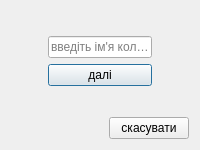
<?xml version="1.0" encoding="UTF-8"?>
<ui version="4.0">
 <class>CreateColorDialog</class>
 <widget class="QDialog" name="CreateColorDialog">
  <property name="geometry">
   <rect>
    <x>0</x>
    <y>0</y>
    <width>200</width>
    <height>150</height>
   </rect>
  </property>
  <property name="sizePolicy">
   <sizepolicy hsizetype="Fixed" vsizetype="Fixed">
    <horstretch>0</horstretch>
    <verstretch>0</verstretch>
   </sizepolicy>
  </property>
  <property name="minimumSize">
   <size>
    <width>200</width>
    <height>150</height>
   </size>
  </property>
  <property name="maximumSize">
   <size>
    <width>200</width>
    <height>150</height>
   </size>
  </property>
  <property name="windowTitle">
   <string>create color</string>
  </property>
  <layout class="QGridLayout" name="gridLayout">
   <item row="0" column="0">
    <spacer name="verticalSpacer_2">
     <property name="orientation">
      <enum>Qt::Vertical</enum>
     </property>
     <property name="sizeHint" stdset="0">
      <size>
       <width>20</width>
       <height>87</height>
      </size>
     </property>
    </spacer>
   </item>
   <item row="1" column="0">
    <layout class="QHBoxLayout" name="horizontalLayout">
     <item>
      <spacer name="horizontalSpacer">
       <property name="orientation">
        <enum>Qt::Horizontal</enum>
       </property>
       <property name="sizeHint" stdset="0">
        <size>
         <width>40</width>
         <height>20</height>
        </size>
       </property>
      </spacer>
     </item>
     <item>
      <layout class="QVBoxLayout" name="verticalLayout">
       <item>
        <widget class="QLineEdit" name="colorname_edit">
         <property name="placeholderText">
          <string>введіть ім'я кольору.</string>
         </property>
        </widget>
       </item>
       <item>
        <widget class="QPushButton" name="nextbtn">
         <property name="text">
          <string>далі</string>
         </property>
        </widget>
       </item>
      </layout>
     </item>
     <item>
      <spacer name="horizontalSpacer_2">
       <property name="orientation">
        <enum>Qt::Horizontal</enum>
       </property>
       <property name="sizeHint" stdset="0">
        <size>
         <width>40</width>
         <height>20</height>
        </size>
       </property>
      </spacer>
     </item>
    </layout>
   </item>
   <item row="2" column="0">
    <spacer name="verticalSpacer">
     <property name="orientation">
      <enum>Qt::Vertical</enum>
     </property>
     <property name="sizeHint" stdset="0">
      <size>
       <width>20</width>
       <height>87</height>
      </size>
     </property>
    </spacer>
   </item>
   <item row="3" column="0">
    <layout class="QHBoxLayout" name="horizontalLayout_2">
     <item>
      <spacer name="horizontalSpacer_3">
       <property name="orientation">
        <enum>Qt::Horizontal</enum>
       </property>
       <property name="sizeHint" stdset="0">
        <size>
         <width>40</width>
         <height>20</height>
        </size>
       </property>
      </spacer>
     </item>
     <item>
      <widget class="QPushButton" name="cancel_btn">
       <property name="text">
        <string>скасувати</string>
       </property>
      </widget>
     </item>
    </layout>
   </item>
  </layout>
 </widget>
 <resources/>
 <connections/>
</ui>
